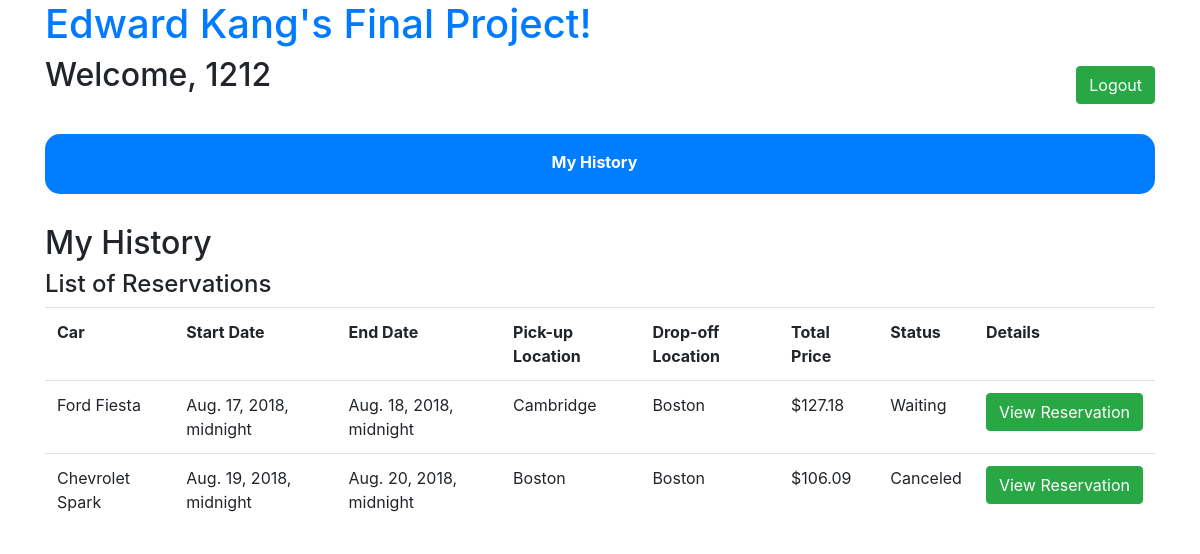
/history (signed in), run on the app's committed database.
### rents/models.py (models this page shows, shortened)
class Reservation(models.Model):
    reservation_user = models.ForeignKey(settings.AUTH_USER_MODEL, on_delete=models.CASCADE)
    reservation_car = models.ForeignKey(Car, on_delete=models.CASCADE)
    reservation_start_date = models.DateTimeField()
    reservation_end_date = models.DateTimeField()
    reservation_drop_off = models.ForeignKey(Location, on_delete=models.CASCADE)
    reservation_protection = models.CharField(max_length=64)
    reservation_total_price = models.FloatField()
    reservation_status = models.CharField(max_length=64)
    reservation_request = models.CharField(max_length=64)

class Car(models.Model):
    car_brand = models.CharField(max_length=64)
    car_name = models.CharField(max_length=64)
    car_type = models.CharField(max_length=64)
    car_price = models.FloatField()
    car_size = models.IntegerField()
    car_detail = models.CharField(max_length=64)
    car_status = models.CharField(max_length=64)
    car_location = models.ForeignKey(Location, on_delete=models.CASCADE)

class Location(models.Model):
    location_name = models.CharField(max_length=64)
    location_address = models.CharField(max_length=64)

### rents/views.py (the view)
# urls.py: path("history", views.historyView, name="history"),
def historyView(request):
    if not request.user.is_authenticated:
        return render(request, 'rents/login.html', {'message': 'Please login first.'})
    my_reservation = Reservation.objects.filter(reservation_user__id=request.user.id).all()
    context = {
        'myreservations' : my_reservation
    }
    return render(request, 'rents/history.html', context)

### rents/templates/rents/history.html
{% extends "rents/menu.html" %}
{% block body %}
<div id="body_content" class="form-group">
    <div>
        <h2>My History</h2>
        <div class="body_table">
            <div class="body_table_content">
                <h4>List of Reservations</h4>
                <div>
                    <table class="table">
                        <tr>
                            <th>Car</th>
                            <th>Start Date</th>
                            <th>End Date</th>
                            <th>Pick-up Location</th>
                            <th>Drop-off Location</th>
                            <th>Total Price</th>
                            <th>Status</th>
                            <th>Details</th>
                        </tr>
                        {% for myreservation in myreservations %}
                        <tr>
                            <td>{{ myreservation.reservation_car.car_brand }} {{ myreservation.reservation_car.car_name }}</td>
                            <td>{{ myreservation.reservation_start_date }}</td>
                            <td>{{ myreservation.reservation_end_date }}</td>
                            <td>{{ myreservation.reservation_car.car_location.location_name }}</td>
                            <td>{{ myreservation.reservation_drop_off.location_name }}</td>
                            <td>${{ myreservation.reservation_total_price|floatformat:2 }}</td>
                            <td>{{ myreservation.reservation_status }}</td>
                            <td><input class="btn btn-success" type="button" value="View Reservation" onclick="viewReservation(`{{ myreservation.id }}`, `{{ myreservation.reservation_user.id }}`)" /></td>
                        </tr>
                        {% endfor %}
                    </table>
                </div>
            </div>
        </div>
    </div>
</div>
{% endblock %}

### rents/templates/rents/menu.html
{% extends "rents/layout.html" %}
{% block menu %}
<div class="form-group">
    <div class="content_item">
        <h2 id="title_welcome">Welcome, {{ user.username }}</h2>
        <input id="logout_button" class="btn btn-success" type="button" value="Logout" onclick="location.href = '/logout'"/>
    </div>
    <div id="menu">
        <table id="menu_table">
            <tr id="menu_table_tr">
                <td id="menu_table_td">
                </td>
                <td id="menu_table_td">
                    <a class="menu_button" href="/history">My History</a>
                </td>
                <td id="menu_table_td">
                </td>
            </tr>
        </table>
    </div>
    {% block body %}
    {% endblock %}
</div>
{% endblock %}

### rents/static/rents/style.css (style rules this page uses)
#title_welcome { width: 50%; display: block; float: left; }
#logout_button { margin-top: 10px; display: block; float: right; }
#menu { background-color: #007eff; border-radius: 15px; margin-top: 30px; margin-bottom: 30px; width: 100%; display: block; float: right; }
#menu_table { margin: auto; width: 100% !important; }
#menu_table_tr { height: 60px; width: 100%; display: block; float: left; }
#menu_table_td { width: 33%; display: block; float: left; text-align: center; margin-top: 15px; }
.menu_button { color: white; font-weight: bold; }
#body_content { width: 100%; display: block; float: left; }
.body_table_content { margin-bottom: 40px; display: block; float: left; width: 100%; }

### data on the page
Reservation: reservation_car.car_brand "Ford", reservation_car.car_name "Fiesta", reservation_start_date "Aug. 17, 2018, midnight", reservation_end_date "Aug. 18, 2018, midnight", reservation_car.car_location.location_name "Cambridge", reservation_drop_off.location_name "Boston", reservation_total_price "127.18", reservation_status "Waiting"
Reservation: reservation_car.car_brand "Chevrolet", reservation_car.car_name "Spark", reservation_start_date "Aug. 19, 2018, midnight", reservation_end_date "Aug. 20, 2018, midnight", reservation_car.car_location.location_name "Boston", reservation_drop_off.location_name "Boston", reservation_total_price "106.09", reservation_status "Canceled"

### other printed values
{{ user.username }} "1212"
